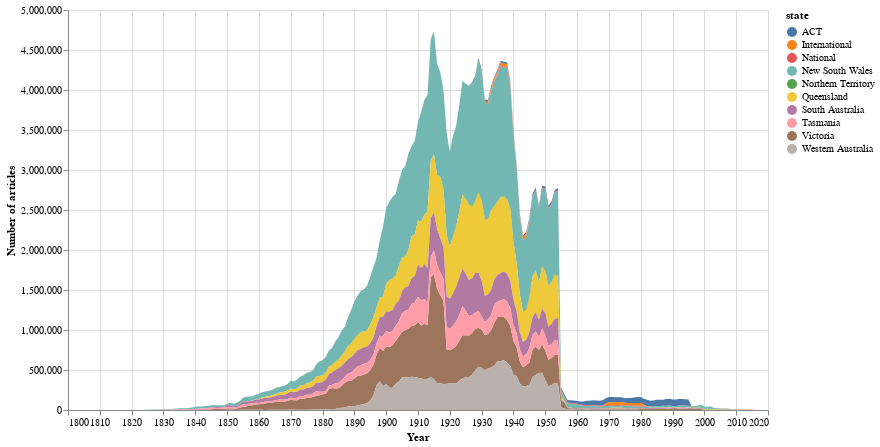

This figure's notebook cell:
### Markdown cell above
Hmm, how are we going to visualise the results. Let's start with a stacked area chart.

### Code cell
# Make a chart
alt.Chart(df_states_years).mark_area().encode(
    
        # Show years on the X axis
        x=alt.X('term:Q', axis=alt.Axis(format='c', title='Year')),
    
        # Show the stacked number of articles on the Y axis
        y=alt.Y('total_results:Q', axis=alt.Axis(format=',d', title='Number of articles'), stack=True),
        
        # Use color to distinguish the states
        color='state:N',
        # And show the state / year / and total details on hover
        tooltip=['state', alt.Tooltip('term:Q', title='Year'), alt.Tooltip('total_results:Q', title='Articles', format=',')]
    ).properties(width=700, height=400)

### Figure 1 — Vega-Lite specification as saved in the notebook (floating-point values rounded to 4 significant figures; data arrays with more than 128 entries replaced by an {"elided": "..."} marker saying what was removed)
{"config": {"view": {"continuousWidth": 400, "continuousHeight": 300}}, "data": {"name": "data-44d44732e7b5bf4e14d271e62cddb517"}, "mark": "area", "encoding": {"color": {"type": "nominal", "field": "state"}, "tooltip": [{"type": "nominal", "field": "state"}, {"type": "quantitative", "field": "term", "title": "Year"}, {"type": "quantitative", "field": "total_results", "format": ",", "title": "Articles"}], "x": {"type": "quantitative", "axis": {"format": "c", "title": "Year"}, "field": "term"}, "y": {"type": "quantitative", "axis": {"format": ",d", "title": "Number of articles"}, "field": "total_results", "stack": true}}, "height": 400, "width": 700, "$schema": "https://vega.github.io/schema/vega-lite/v4.8.1.json", "datasets": {"data-44d44732e7b5bf4e14d271e62cddb517": {"elided": "1346 records"}}}
